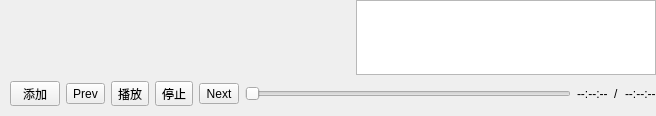
<?xml version="1.0" encoding="UTF-8"?>
<ui version="4.0">
 <class>SoundGrade</class>
 <widget class="QWidget" name="SoundGrade">
  <property name="geometry">
   <rect>
    <x>0</x>
    <y>0</y>
    <width>656</width>
    <height>116</height>
   </rect>
  </property>
  <property name="windowTitle">
   <string>Form</string>
  </property>
  <property name="styleSheet">
   <string notr="true"/>
  </property>
  <layout class="QGridLayout" name="gridLayout" columnstretch="5,0">
   <property name="leftMargin">
    <number>10</number>
   </property>
   <property name="topMargin">
    <number>0</number>
   </property>
   <property name="rightMargin">
    <number>0</number>
   </property>
   <property name="bottomMargin">
    <number>10</number>
   </property>
   <item row="0" column="0">
    <widget class="QWChartView" name="m_pCuverPlot" native="true"/>
   </item>
   <item row="1" column="0" colspan="2">
    <layout class="QHBoxLayout" name="horizontalLayout">
     <item>
      <widget class="QToolButton" name="m_pBtnLoad">
       <property name="sizePolicy">
        <sizepolicy hsizetype="Fixed" vsizetype="Fixed">
         <horstretch>0</horstretch>
         <verstretch>0</verstretch>
        </sizepolicy>
       </property>
       <property name="minimumSize">
        <size>
         <width>50</width>
         <height>25</height>
        </size>
       </property>
       <property name="styleSheet">
        <string notr="true"/>
       </property>
       <property name="text">
        <string>添加</string>
       </property>
       <property name="icon">
        <iconset resource="uavmanage.qrc">
         <normaloff>:/res/images/add.png</normaloff>:/res/images/add.png</iconset>
       </property>
       <property name="iconSize">
        <size>
         <width>16</width>
         <height>16</height>
        </size>
       </property>
       <property name="toolButtonStyle">
        <enum>Qt::ToolButtonTextBesideIcon</enum>
       </property>
      </widget>
     </item>
     <item>
      <widget class="QToolButton" name="m_pBtnPrev">
       <property name="sizePolicy">
        <sizepolicy hsizetype="Fixed" vsizetype="Fixed">
         <horstretch>0</horstretch>
         <verstretch>0</verstretch>
        </sizepolicy>
       </property>
       <property name="styleSheet">
        <string notr="true"/>
       </property>
       <property name="text">
        <string>Prev</string>
       </property>
      </widget>
     </item>
     <item>
      <widget class="QToolButton" name="m_pBtnPlay">
       <property name="sizePolicy">
        <sizepolicy hsizetype="Fixed" vsizetype="Fixed">
         <horstretch>0</horstretch>
         <verstretch>0</verstretch>
        </sizepolicy>
       </property>
       <property name="minimumSize">
        <size>
         <width>0</width>
         <height>25</height>
        </size>
       </property>
       <property name="text">
        <string>播放</string>
       </property>
       <property name="icon">
        <iconset resource="uavmanage.qrc">
         <normaloff>:/res/images/playmusic.png</normaloff>
         <activeon>:/res/images/pausemusic.png</activeon>:/res/images/playmusic.png</iconset>
       </property>
       <property name="checkable">
        <bool>true</bool>
       </property>
       <property name="toolButtonStyle">
        <enum>Qt::ToolButtonTextBesideIcon</enum>
       </property>
      </widget>
     </item>
     <item>
      <widget class="QToolButton" name="m_pbtnStop">
       <property name="minimumSize">
        <size>
         <width>0</width>
         <height>25</height>
        </size>
       </property>
       <property name="text">
        <string>停止</string>
       </property>
       <property name="icon">
        <iconset resource="uavmanage.qrc">
         <normaloff>:/res/images/stopmusic.png</normaloff>:/res/images/stopmusic.png</iconset>
       </property>
       <property name="toolButtonStyle">
        <enum>Qt::ToolButtonTextBesideIcon</enum>
       </property>
      </widget>
     </item>
     <item>
      <widget class="QToolButton" name="m_pBtnNext">
       <property name="sizePolicy">
        <sizepolicy hsizetype="Fixed" vsizetype="Fixed">
         <horstretch>0</horstretch>
         <verstretch>0</verstretch>
        </sizepolicy>
       </property>
       <property name="styleSheet">
        <string notr="true"/>
       </property>
       <property name="text">
        <string>Next</string>
       </property>
      </widget>
     </item>
     <item>
      <widget class="QSlider" name="m_pHslider">
       <property name="minimumSize">
        <size>
         <width>0</width>
         <height>0</height>
        </size>
       </property>
       <property name="styleSheet">
        <string notr="true"/>
       </property>
       <property name="orientation">
        <enum>Qt::Horizontal</enum>
       </property>
      </widget>
     </item>
     <item>
      <widget class="QLabel" name="m_pLblCur">
       <property name="sizePolicy">
        <sizepolicy hsizetype="Fixed" vsizetype="Preferred">
         <horstretch>0</horstretch>
         <verstretch>0</verstretch>
        </sizepolicy>
       </property>
       <property name="minimumSize">
        <size>
         <width>0</width>
         <height>0</height>
        </size>
       </property>
       <property name="styleSheet">
        <string notr="true"/>
       </property>
       <property name="text">
        <string>--:--:--</string>
       </property>
      </widget>
     </item>
     <item>
      <widget class="QLabel" name="label">
       <property name="text">
        <string>/</string>
       </property>
      </widget>
     </item>
     <item>
      <widget class="QLabel" name="m_pLblTotal">
       <property name="sizePolicy">
        <sizepolicy hsizetype="Fixed" vsizetype="Preferred">
         <horstretch>0</horstretch>
         <verstretch>0</verstretch>
        </sizepolicy>
       </property>
       <property name="styleSheet">
        <string notr="true"/>
       </property>
       <property name="text">
        <string>--:--:--</string>
       </property>
      </widget>
     </item>
    </layout>
   </item>
   <item row="0" column="1">
    <widget class="QListWidget" name="m_pPlayList">
     <property name="minimumSize">
      <size>
       <width>300</width>
       <height>0</height>
      </size>
     </property>
     <property name="maximumSize">
      <size>
       <width>16777215</width>
       <height>16777215</height>
      </size>
     </property>
    </widget>
   </item>
  </layout>
 </widget>
 <customwidgets>
  <customwidget>
   <class>QWChartView</class>
   <extends>QWidget</extends>
   <header location="global">qwchartview.h</header>
   <container>1</container>
  </customwidget>
 </customwidgets>
 <resources>
  <include location="uavmanage.qrc"/>
 </resources>
 <connections/>
</ui>
